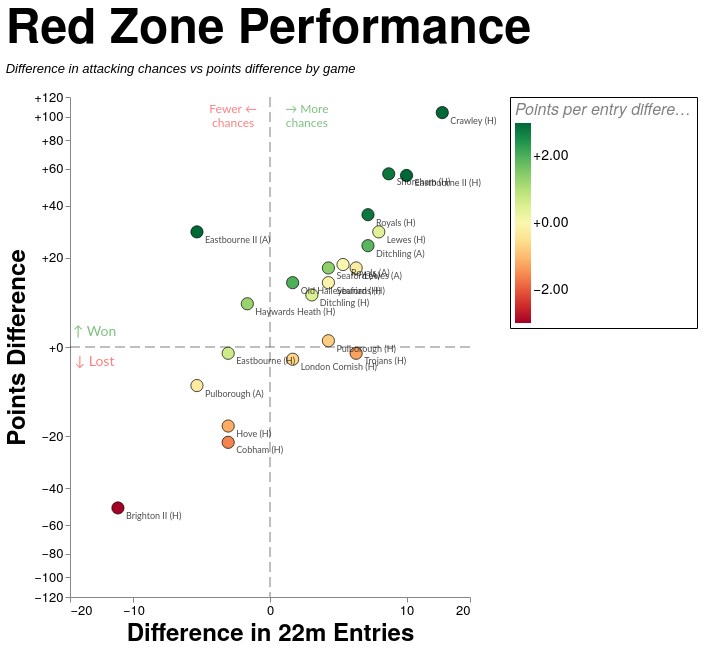

Vega-Lite specification stored for this chart:
### Vega-Lite specification from a JSON file in a GitHub repository (floating-point values rounded to 4 significant figures)
{"config": {"axis": {"labelFont": "PT Sans Narrow, Helvetica Neue, Helvetica, Arial, sans-serif", "titleFont": "PT Sans Narrow, Helvetica Neue, Helvetica, Arial, sans-serif", "labelFontSize": 13, "titleFontSize": 24, "gridColor": "#202947", "gridOpacity": 0.2, "zindex": 1}, "text": {"font": "Lato, sans-serif"}, "bar": {"cornerRadiusEnd": 5}, "header": {"labelFont": "PT Sans Narrow, Helvetica Neue, Helvetica, Arial, sans-serif", "titleFont": "PT Sans Narrow, Helvetica Neue, Helvetica, Arial, sans-serif", "labelFontSize": 24, "titleFontSize": 28, "labelFontWeight": "bold", "orient": "left"}, "legend": {"labelFont": "PT Sans Narrow, Helvetica Neue, Helvetica, Arial, sans-serif", "titleFont": "PT Sans Narrow, Helvetica Neue, Helvetica, Arial, sans-serif", "labelFontSize": 14, "titleFontSize": 16, "titlePadding": 5, "fillColor": "white", "strokeColor": "black", "padding": 10, "titleFontWeight": "lighter", "titleFontStyle": "italic", "titleColor": "gray", "offset": 10}, "title": {"font": "PT Sans Narrow, Helvetica Neue, Helvetica, Arial, sans-serif", "fontSize": 48, "fontWeight": "bold", "anchor": "start", "align": "center", "titlePadding": 20, "subtitlePadding": 10, "subtitleFontSize": 13, "subtitleColor": "", "subtitleFontStyle": "italic", "offset": 15, "color": "black"}, "axisX": {"labelAngle": 0}, "facet": {"title": null, "header": null, "align": {"row": "each", "column": "each"}}, "resolve": {"scale": {"y": "independent", "facet": "independent"}}, "background": "transparent", "scale": {"offsetBandPaddingOuter": 0.2, "offsetBandPaddingInner": 0.1}, "view": {"stroke": null, "background": "transparent"}}, "layer": [{"data": {"name": "data-d285a7403ed98ae579761d64a864032b"}, "mark": {"type": "rule", "color": "black", "opacity": 0.5, "strokeDash": [10, 5], "strokeWidth": 1}, "encoding": {"x": {"field": "x", "type": "quantitative"}}}, {"data": {"name": "data-a0a55d106695e8d630baff0f16eee66d"}, "mark": {"type": "rule", "color": "black", "opacity": 0.5, "strokeDash": [10, 5], "strokeWidth": 1}, "encoding": {"y": {"field": "y", "type": "quantitative"}}}, {"data": {"name": "data-ec3b4a85ce1090a7cd82a4b665ccf6ad"}, "mark": {"type": "circle", "fillOpacity": 1.0, "size": 150, "stroke": "black", "strokeOpacity": 0.7, "strokeWidth": 1}, "encoding": {"color": {"field": "pp22_diff", "legend": {"format": "+.2f", "offset": 40, "padding": 5, "title": "Points per entry difference"}, "scale": {"clamp": true, "domain": [-3, 3], "scheme": "redyellowgreen", "zero": true}, "type": "quantitative"}, "tooltip": [{"field": "label", "title": "Game", "type": "nominal"}, {"field": "score", "title": "Score", "type": "nominal"}, {"field": "PD", "format": "+d", "title": "Points Difference", "type": "quantitative"}, {"field": "entries_22m_EGRFC", "title": "EG 22m Entries", "type": "quantitative"}, {"field": "entries_22m_Opposition", "title": "Opp 22m Entries", "type": "quantitative"}, {"field": "points_per_entry_EGRFC", "format": ".2f", "title": "EG pts per entry", "type": "quantitative"}, {"field": "points_per_entry_Opposition", "format": ".2f", "title": "Opp pts per entry", "type": "quantitative"}, {"field": "pp22_diff", "format": "+.2f", "title": "Points per Entry Diff", "type": "quantitative"}, {"field": "tries_EGRFC", "title": "EG tries", "type": "quantitative"}, {"field": "tries_Opposition", "title": "Opp tries", "type": "quantitative"}, {"field": "tries_per_entry_EGRFC", "format": ".0%", "title": "EG tries per entry", "type": "quantitative"}, {"field": "tries_per_entry_Opposition", "format": ".0%", "title": "Opp tries per entry", "type": "quantitative"}, {"field": "tp22_diff", "format": "+.2f", "title": "Tries per Entry Diff", "type": "quantitative"}], "x": {"axis": {"grid": false, "tickCount": 5}, "field": "entries_diff", "scale": {"constant": 5, "domain": [-17.25, 17.25], "nice": true, "type": "symlog"}, "title": "Difference in 22m Entries", "type": "quantitative"}, "y": {"axis": {"format": "+d", "grid": false, "tickCount": 8}, "field": "PD", "scale": {"constant": 20, "domain": [-119.6, 119.6], "nice": true, "type": "symlog"}, "title": "Points Difference", "type": "quantitative"}}, "transform": [{"filter": "(rzSquad == 'All' || datum.squad == rzSquad) && (indexof(rzSeason, datum.season) >= 0) && (rzGameType == 'All' || (rzGameType == 'League + Cup' && (datum.game_type == 'League' || datum.game_type == 'Cup')) || (rzGameType == 'League only' && datum.game_type == 'League') || datum.game_type == rzGameType)"}]}, {"data": {"name": "data-ec3b4a85ce1090a7cd82a4b665ccf6ad"}, "mark": {"type": "text", "align": "left", "baseline": "middle", "dx": 8, "dy": 8, "fontSize": 9, "opacity": 0.7}, "encoding": {"text": {"field": "label", "type": "nominal"}, "x": {"field": "entries_diff", "type": "quantitative"}, "y": {"field": "PD", "type": "quantitative"}}, "transform": [{"filter": "(rzSquad == 'All' || datum.squad == rzSquad) && (indexof(rzSeason, datum.season) >= 0) && (rzGameType == 'All' || (rzGameType == 'League + Cup' && (datum.game_type == 'League' || datum.game_type == 'Cup')) || (rzGameType == 'League only' && datum.game_type == 'League') || datum.game_type == rzGameType)"}]}, {"data": {"name": "data-ff5b891c7f52bc2a6c266740aed4d223"}, "mark": {"type": "text", "align": "center", "baseline": "middle", "fontSize": 14, "opacity": 0.5}, "encoding": {"color": {"condition": {"test": "(datum.y > 0)", "value": "green"}, "value": "red"}, "text": {"field": "label", "type": "nominal"}, "x": {"field": "x", "type": "quantitative"}, "y": {"field": "y", "type": "quantitative"}}}, {"data": {"name": "data-70cf91c935554955754b7ae78ce9e14e"}, "mark": {"type": "text", "align": "center", "baseline": "middle", "fontSize": 12, "opacity": 0.5}, "encoding": {"color": {"condition": {"test": "(datum.x > 0)", "value": "green"}, "value": "red"}, "text": {"field": "label", "type": "nominal"}, "x": {"field": "x", "type": "quantitative"}, "y": {"field": "y", "type": "quantitative"}}}], "height": 500, "params": [{"name": "rzSquad", "value": "All"}, {"name": "rzSeason", "value": ["2025/26", "2024/25"]}, {"name": "rzGameType", "value": "All"}], "resolve": {"scale": {"color": "independent", "x": "shared", "y": "shared"}}, "title": {"text": "Red Zone Performance", "subtitle": ["Difference in attacking chances vs points difference by game"]}, "width": 400, "$schema": "https://vega.github.io/schema/vega-lite/v5.20.1.json", "datasets": {"data-d285a7403ed98ae579761d64a864032b": [{"x": 0}], "data-a0a55d106695e8d630baff0f16eee66d": [{"y": 0}], "data-ec3b4a85ce1090a7cd82a4b665ccf6ad": [{"game_id": "2024-09-07_1st_London_Cornish", "date": "2024-09-07T00:00:00", "squad": "1st", "season": "2024/25", "game_type": "League", "label": "London Cornish (H)", "score": "16 - 18", "entries_22m_EGRFC": 7.0, "entries_22m_Opposition": 6.0, "points_EGRFC": 16.0, "points_Opposition": 18.0, "points_per_entry_EGRFC": 2.3, "points_per_entry_Opposition": 3.0, "tries_EGRFC": 2.0, "tries_Opposition": 2.0, "tries_per_entry_EGRFC": 0.2857, "tries_per_entry_Opposition": 0.3333, "PD": -2.0, "entries_diff": 1.0, "pp22_diff": -0.7, "tp22_diff": -0.04762}, {"game_id": "2024-12-14_1st_Old_Haileyburians", "date": "2024-12-14T00:00:00", "squad": "1st", "season": "2024/25", "game_type": "League", "label": "Old Haileyburians (H)", "score": "18 - 5", "entries_22m_EGRFC": 6.0, "entries_22m_Opposition": 5.0, "points_EGRFC": 18.0, "points_Opposition": 5.0, "points_per_entry_EGRFC": 3.0, "points_per_entry_Opposition": 1.0, "tries_EGRFC": 2.0, "tries_Opposition": 1.0, "tries_per_entry_EGRFC": 0.3333, "tries_per_entry_Opposition": 0.2, "PD": 13.0, "entries_diff": 1.0, "pp22_diff": 2.0, "tp22_diff": 0.1333}, {"game_id": "2025-02-15_1st_Eastbourne", "date": "2025-02-15T00:00:00", "squad": "1st", "season": "2024/25", "game_type": "League", "label": "Eastbourne (H)", "score": "14 - 15", "entries_22m_EGRFC": 5.0, "entries_22m_Opposition": 7.0, "points_EGRFC": 14.0, "points_Opposition": 15.0, "points_per_entry_EGRFC": 2.8, "points_per_entry_Opposition": 2.1, "tries_EGRFC": 2.0, "tries_Opposition": 2.0, "tries_per_entry_EGRFC": 0.4, "tries_per_entry_Opposition": 0.2857, "PD": -1.0, "entries_diff": -2.0, "pp22_diff": 0.7, "tp22_diff": 0.1143}, {"game_id": "2025-03-22_1st_Cobham", "date": "2025-03-22T00:00:00", "squad": "1st", "season": "2024/25", "game_type": "League", "label": "Cobham (H)", "score": "21 - 43", "entries_22m_EGRFC": 9.0, "entries_22m_Opposition": 11.0, "points_EGRFC": 21.0, "points_Opposition": 43.0, "points_per_entry_EGRFC": 2.3, "points_per_entry_Opposition": 3.9, "tries_EGRFC": 3.0, "tries_Opposition": 7.0, "tries_per_entry_EGRFC": 0.3333, "tries_per_entry_Opposition": 0.6364, "PD": -22.0, "entries_diff": -2.0, "pp22_diff": -1.6, "tp22_diff": -0.303}, {"game_id": "2025-04-12_1st_Haywards_Heath", "date": "2025-04-12T00:00:00", "squad": "1st", "season": "2024/25", "game_type": "Cup", "label": "Haywards Heath (H)", "score": "45 - 38", "entries_22m_EGRFC": 9.0, "entries_22m_Opposition": 10.0, "points_EGRFC": 45.0, "points_Opposition": 37.0, "points_per_entry_EGRFC": 5.0, "points_per_entry_Opposition": 3.7, "tries_EGRFC": 6.0, "tries_Opposition": 6.0, "tries_per_entry_EGRFC": 0.6667, "tries_per_entry_Opposition": 0.6, "PD": 8.0, "entries_diff": -1.0, "pp22_diff": 1.3, "tp22_diff": 0.06667}, {"game_id": "2025-10-04_1st_Seaford", "date": "2025-10-04T00:00:00", "squad": "1st", "season": "2025/26", "game_type": "League", "label": "Seaford (A)", "score": "27 - 10", "entries_22m_EGRFC": 8.0, "entries_22m_Opposition": 5.0, "points_EGRFC": 27.0, "points_Opposition": 10.0, "points_per_entry_EGRFC": 3.4, "points_per_entry_Opposition": 2.0, "tries_EGRFC": 4.0, "tries_Opposition": 2.0, "tries_per_entry_EGRFC": 0.5, "tries_per_entry_Opposition": 0.4, "PD": 17.0, "entries_diff": 3.0, "pp22_diff": 1.4, "tp22_diff": 0.1}, {"game_id": "2025-10-11_1st_Shoreham", "date": "2025-10-11T00:00:00", "squad": "1st", "season": "2025/26", "game_type": "League", "label": "Shoreham (H)", "score": "69 - 12", "entries_22m_EGRFC": 12.0, "entries_22m_Opposition": 4.0, "points_EGRFC": 69.0, "points_Opposition": 12.0, "points_per_entry_EGRFC": 5.8, "points_per_entry_Opposition": 3.0, "tries_EGRFC": 11.0, "tries_Opposition": 2.0, "tries_per_entry_EGRFC": 0.9167, "tries_per_entry_Opposition": 0.5, "PD": 57.0, "entries_diff": 8.0, "pp22_diff": 2.8, "tp22_diff": 0.4167}, {"game_id": "2025-11-08_1st_Lewes", "date": "2025-11-08T00:00:00", "squad": "1st", "season": "2025/26", "game_type": "League", "label": "Lewes (H)", "score": "43 - 14", "entries_22m_EGRFC": 11.0, "entries_22m_Opposition": 4.0, "points_EGRFC": 43.0, "points_Opposition": 14.0, "points_per_entry_EGRFC": 3.9, "points_per_entry_Opposition": 3.5, "tries_EGRFC": 7.0, "tries_Opposition": 2.0, "tries_per_entry_EGRFC": 0.6364, "tries_per_entry_Opposition": 0.5, "PD": 29.0, "entries_diff": 7.0, "pp22_diff": 0.4, "tp22_diff": 0.1364}, {"game_id": "2025-11-15_1st_Hove", "date": "2025-11-15T00:00:00", "squad": "1st", "season": "2025/26", "game_type": "Cup", "label": "Hove (H)", "score": "15 - 32", "entries_22m_EGRFC": 10.0, "entries_22m_Opposition": 12.0, "points_EGRFC": 15.0, "points_Opposition": 32.0, "points_per_entry_EGRFC": 1.5, "points_per_entry_Opposition": 2.7, "tries_EGRFC": 2.0, "tries_Opposition": 5.0, "tries_per_entry_EGRFC": 0.2, "tries_per_entry_Opposition": 0.4167, "PD": -17.0, "entries_diff": -2.0, "pp22_diff": -1.2, "tp22_diff": -0.2167}, {"game_id": "2025-11-22_1st_Pulborough", "date": "2025-11-22T00:00:00", "squad": "1st", "season": "2025/26", "game_type": "League", "label": "Pulborough (A)", "score": "5 - 12", "entries_22m_EGRFC": 5.0, "entries_22m_Opposition": 9.0, "points_EGRFC": 5.0, "points_Opposition": 12.0, "points_per_entry_EGRFC": 1.0, "points_per_entry_Opposition": 1.3, "tries_EGRFC": 1.0, "tries_Opposition": 2.0, "tries_per_entry_EGRFC": 0.2, "tries_per_entry_Opposition": 0.2222, "PD": -7.0, "entries_diff": -4.0, "pp22_diff": -0.3, "tp22_diff": -0.02222}, {"game_id": "2025-11-29_1st_Eastbourne", "date": "2025-11-29T00:00:00", "squad": "1st", "season": "2025/26", "game_type": "League", "label": "Eastbourne II (H)", "score": "56 - 0", "entries_22m_EGRFC": 13.0, "entries_22m_Opposition": 3.0, "points_EGRFC": 56.0, "points_Opposition": 0.0, "points_per_entry_EGRFC": 4.3, "points_per_entry_Opposition": 0.0, "tries_EGRFC": 10.0, "tries_Opposition": 0.0, "tries_per_entry_EGRFC": 0.7692, "tries_per_entry_Opposition": 0.0, "PD": 56.0, "entries_diff": 10.0, "pp22_diff": 4.3, "tp22_diff": 0.7692}, {"game_id": "2025-12-20_1st_Ditchling", "date": "2025-12-20T00:00:00", "squad": "1st", "season": "2025/26", "game_type": "League", "label": "Ditchling (H)", "score": "29 - 19", "entries_22m_EGRFC": 11.0, "entries_22m_Opposition": 9.0, "points_EGRFC": 29.0, "points_Opposition": 19.0, "points_per_entry_EGRFC": 2.6, "points_per_entry_Opposition": 2.1, "tries_EGRFC": 5.0, "tries_Opposition": 3.0, "tries_per_entry_EGRFC": 0.4545, "tries_per_entry_Opposition": 0.3333, "PD": 10.0, "entries_diff": 2.0, "pp22_diff": 0.5, "tp22_diff": 0.1212}, {"game_id": "2026-01-10_1st_Royals", "date": "2026-01-10T00:00:00", "squad": "1st", "season": "2025/26", "game_type": "League", "label": "Royals (H)", "score": "49 - 5", "entries_22m_EGRFC": 10.0, "entries_22m_Opposition": 4.0, "points_EGRFC": 41.0, "points_Opposition": 5.0, "points_per_entry_EGRFC": 4.1, "points_per_entry_Opposition": 1.3, "tries_EGRFC": 7.0, "tries_Opposition": 1.0, "tries_per_entry_EGRFC": 0.7, "tries_per_entry_Opposition": 0.25, "PD": 36.0, "entries_diff": 6.0, "pp22_diff": 2.8, "tp22_diff": 0.45}, {"game_id": "2026-01-24_1st_Brighton", "date": "2026-01-24T00:00:00", "squad": "1st", "season": "2025/26", "game_type": "League", "label": "Brighton II (H)", "score": "0 - 50", "entries_22m_EGRFC": 3.0, "entries_22m_Opposition": 15.0, "points_EGRFC": 0.0, "points_Opposition": 50.0, "points_per_entry_EGRFC": 0.0, "points_per_entry_Opposition": 3.3, "tries_EGRFC": 0.0, "tries_Opposition": 8.0, "tries_per_entry_EGRFC": 0.0, "tries_per_entry_Opposition": 0.5333, "PD": -50.0, "entries_diff": -12.0, "pp22_diff": -3.3, "tp22_diff": -0.5333}, {"game_id": "2026-02-14_1st_Lewes", "date": "2026-02-14T00:00:00", "squad": "1st", "season": "2025/26", "game_type": "League", "label": "Lewes (A)", "score": "39 - 21", "entries_22m_EGRFC": 11.0, "entries_22m_Opposition": 6.0, "points_EGRFC": 39.0, "points_Opposition": 22.0, "points_per_entry_EGRFC": 3.5, "points_per_entry_Opposition": 3.7, "tries_EGRFC": 6.0, "tries_Opposition": 3.0, "tries_per_entry_EGRFC": 0.5455, "tries_per_entry_Opposition": 0.5, "PD": 17.0, "entries_diff": 5.0, "pp22_diff": -0.2, "tp22_diff": 0.04545}, {"game_id": "2026-02-28_1st_Pulborough", "date": "2026-02-28T00:00:00", "squad": "1st", "season": "2025/26", "game_type": "League", "label": "Pulborough (H)", "score": "14 - 13", "entries_22m_EGRFC": 8.0, "entries_22m_Opposition": 5.0, "points_EGRFC": 14.0, "points_Opposition": 13.0, "points_per_entry_EGRFC": 1.8, "points_per_entry_Opposition": 2.6, "tries_EGRFC": 1.0, "tries_Opposition": 2.0, "tries_per_entry_EGRFC": 0.125, "tries_per_entry_Opposition": 0.4, "PD": 1.0, "entries_diff": 3.0, "pp22_diff": -0.8, "tp22_diff": -0.275}, {"game_id": "2026-03-07_1st_Eastbourne", "date": "2026-03-07T00:00:00", "squad": "1st", "season": "2025/26", "game_type": "League", "label": "Eastbourne II (A)", "score": "29 - 0", "entries_22m_EGRFC": 6.0, "entries_22m_Opposition": 10.0, "points_EGRFC": 29.0, "points_Opposition": 0.0, "points_per_entry_EGRFC": 4.8, "points_per_entry_Opposition": 0.0, "tries_EGRFC": 5.0, "tries_Opposition": 0.0, "tries_per_entry_EGRFC": 0.8333, "tries_per_entry_Opposition": 0.0, "PD": 29.0, "entries_diff": -4.0, "pp22_diff": 4.8, "tp22_diff": 0.8333}, {"game_id": "2026-03-21_1st_Crawley", "date": "2026-03-21T00:00:00", "squad": "1st", "season": "2025/26", "game_type": "League", "label": "Crawley (H)", "score": "118 - 14", "entries_22m_EGRFC": 20.0, "entries_22m_Opposition": 5.0, "points_EGRFC": 118.0, "points_Opposition": 14.0, "points_per_entry_EGRFC": 5.9, "points_per_entry_Opposition": 2.8, "tries_EGRFC": 18.0, "tries_Opposition": 2.0, "tries_per_entry_EGRFC": 0.9, "tries_per_entry_Opposition": 0.4, "PD": 104.0, "entries_diff": 15.0, "pp22_diff": 3.1, "tp22_diff": 0.5}, {"game_id": "2026-03-28_1st_Ditchling", "date": "2026-03-28T00:00:00", "squad": "1st", "season": "2025/26", "game_type": "League", "label": "Ditchling (A)", "score": "27 - 3", "entries_22m_EGRFC": 11.0, "entries_22m_Opposition": 5.0, "points_EGRFC": 27.0, "points_Opposition": 3.0, "points_per_entry_EGRFC": 2.5, "points_per_entry_Opposition": 0.6, "tries_EGRFC": 4.0, "tries_Opposition": 0.0, "tries_per_entry_EGRFC": 0.3636, "tries_per_entry_Opposition": 0.0, "PD": 24.0, "entries_diff": 6.0, "pp22_diff": 1.9, "tp22_diff": 0.3636}, {"game_id": "2026-04-11_1st_Royals", "date": "2026-04-11T00:00:00", "squad": "1st", "season": "2025/26", "game_type": "League", "label": "Royals (A)", "score": "45 - 27", "entries_22m_EGRFC": 10.0, "entries_22m_Opposition": 6.0, "points_EGRFC": 45.0, "points_Opposition": 27.0, "points_per_entry_EGRFC": 4.5, "points_per_entry_Opposition": 4.5, "tries_EGRFC": 7.0, "tries_Opposition": 4.0, "tries_per_entry_EGRFC": 0.7, "tries_per_entry_Opposition": 0.6667, "PD": 18.0, "entries_diff": 4.0, "pp22_diff": 0.0, "tp22_diff": 0.03333}, {"game_id": "2026-04-18_1st_Seaford", "date": "2026-04-18T00:00:00", "squad": "1st", "season": "2025/26", "game_type": "League", "label": "Seaford (H)", "score": "40 - 27", "entries_22m_EGRFC": 9.0, "entries_22m_Opposition": 6.0, "points_EGRFC": 40.0, "points_Opposition": 27.0, "points_per_entry_EGRFC": 4.4, "points_per_entry_Opposition": 4.5, "tries_EGRFC": 6.0, "tries_Opposition": 5.0, "tries_per_entry_EGRFC": 0.6667, "tries_per_entry_Opposition": 0.8333, "PD": 13.0, "entries_diff": 3.0, "pp22_diff": -0.1, "tp22_diff": -0.1667}, {"game_id": "2026-05-02_1st_Trojans", "date": "2026-05-02T00:00:00", "squad": "1st", "season": "2025/26", "game_type": "Cup", "label": "Trojans (H)", "score": "15 - 16", "entries_22m_EGRFC": 11.0, "entries_22m_Opposition": 6.0, "points_EGRFC": 15.0, "points_Opposition": 16.0, "points_per_entry_EGRFC": 1.4, "points_per_entry_Opposition": 2.7, "tries_EGRFC": 2.0, "tries_Opposition": 2.0, "tries_per_entry_EGRFC": 0.1818, "tries_per_entry_Opposition": 0.3333, "PD": -1.0, "entries_diff": 5.0, "pp22_diff": -1.3, "tp22_diff": -0.1515}], "data-ff5b891c7f52bc2a6c266740aed4d223": [{"x": -15.53, "y": 2.392, "label": "↑ Won"}, {"x": -15.53, "y": -2.392, "label": "↓ Lost"}], "data-70cf91c935554955754b7ae78ce9e14e": [{"x": 1.725, "y": 107.6, "label": ["→ More", "chances"]}, {"x": -1.725, "y": 107.6, "label": ["Fewer ←", "chances"]}]}}
